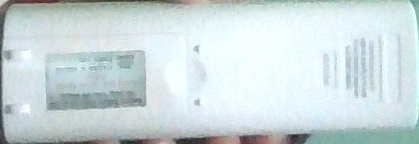
#> input picture surfObjectDetection/WIN_20230601_20_44_55_Pro.jpg, 419 x 144 px, found by its file name
$ python surfObject.py
#> lines starting #> are read from the running program, lines starting #| are printed output that depends on the picture
# [76 lines of commented-out code are left out]
import cv2

# Reading the image and converting into B/W
image = cv2.imread('surfObjectDetection\WIN_20230601_20_44_55_Pro.jpg')
#> image is the input picture: shape (144, 419, 3); mean B, G, R 219.8, 217.8, 203.9
gray_image = cv2.cvtColor(image, cv2.COLOR_BGR2GRAY)
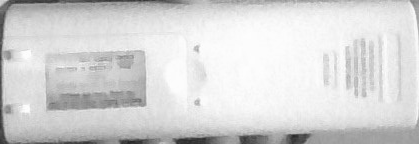
#> gray_image: shape (144, 419); min 39, max 254, mean 213.9

# Applying the function
orb = cv2.ORB_create(nfeatures=2000)
kp, des = orb.detectAndCompute(gray_image, None)
#> kp = 146 keypoints; strongest (x, y, size): (145, 104, 31), (144, 104, 37.2), (194, 48, 37.2), (197, 101, 37.2)

# Drawing the keypoints
kp_image = cv2.drawKeypoints(image, kp, None, color=(0, 255, 0), flags=0)
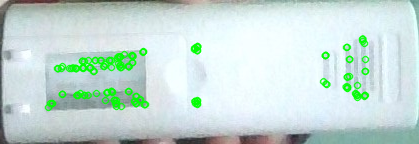
#> kp_image: shape (144, 419, 3); mean B, G, R 213, 219.5, 197.9

cv2.imshow('ORB', kp_image)
cv2.waitKey()
